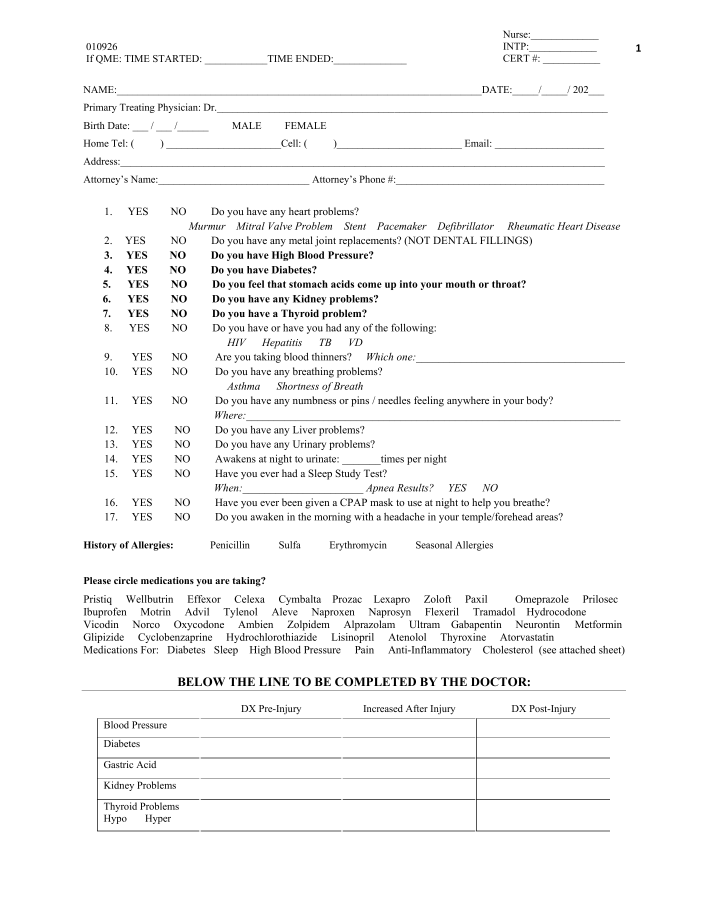
#> input picture templates/orofacial_exam_blank_page_1.png, 2125 x 2750 px, given in place of page_004.png, which was not available (shown at 1/3 size)
$ python _crop_epworth.py
#> lines starting #> are read from the running program, lines starting #| are printed output that depends on the picture; pictures that were not available may be replaced by others from this repository, and a replacement may not be noted
"""Crop and save Epworth table sections for differential extraction."""
from pathlib import Path
from PIL import Image

TEMPLATES = Path("templates")
OUT = Path("report_learning/outputs/page3_retest")
OUT.mkdir(parents=True, exist_ok=True)

filled = Image.open("report_learning/outputs/e2e_v2/stage1_split/bachar_page_images/page_004.png")
#> filled is the input picture: PIL image 2125x2750 RGB; min 0, max 255, mean 246.4
blank  = Image.open(TEMPLATES / "orofacial_exam_blank_page_11.png")
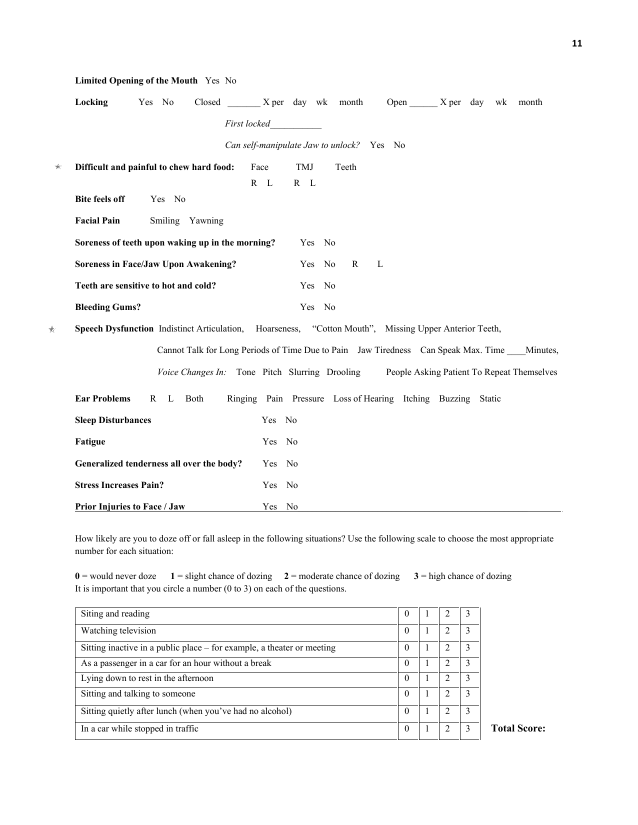
#> input picture templates/orofacial_exam_blank_page_11.png, 1275 x 1650 px (shown at 1/2 size)
#> blank is the input picture: PIL image 1275x1650 RGB; min 0, max 255, mean 248.5

fw, fh = filled.size  # 2108 x 2768
#> fw = 2125; fh = 2750
bw, bh = blank.size   # 2125 x 2750
#> bw = 1275; bh = 1650

# Filled page_004: Epworth title starts ~5%, table ends ~42%
filled_crop = filled.crop((0, int(fh * 0.05), fw, int(fh * 0.42)))
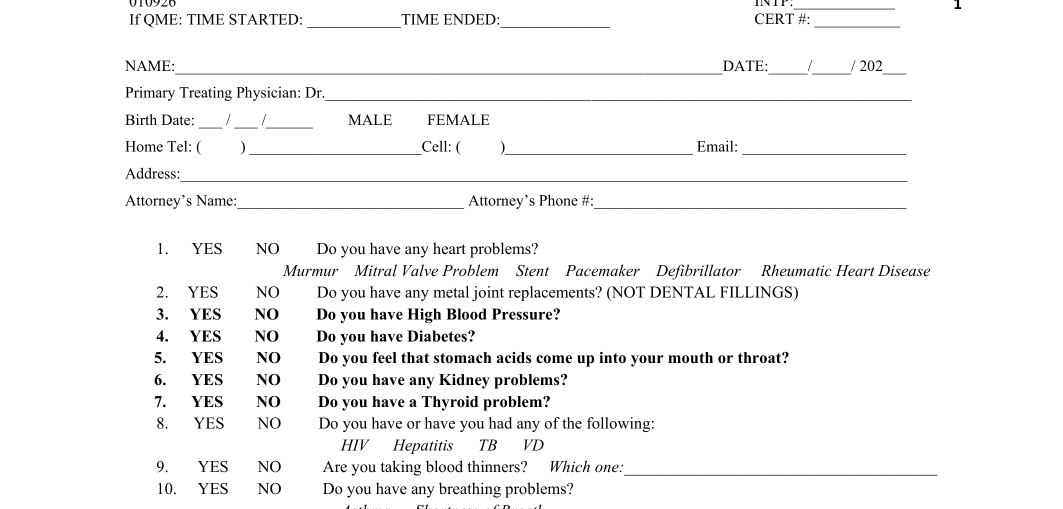
#> filled_crop: PIL image 2125x1018 RGB (shown at 1/2 size); min 0, max 255, mean 245.9
# Blank page_11: Epworth table is at the bottom ~58%–100%
blank_crop  = blank.crop( (0, int(bh * 0.58), bw, bh))
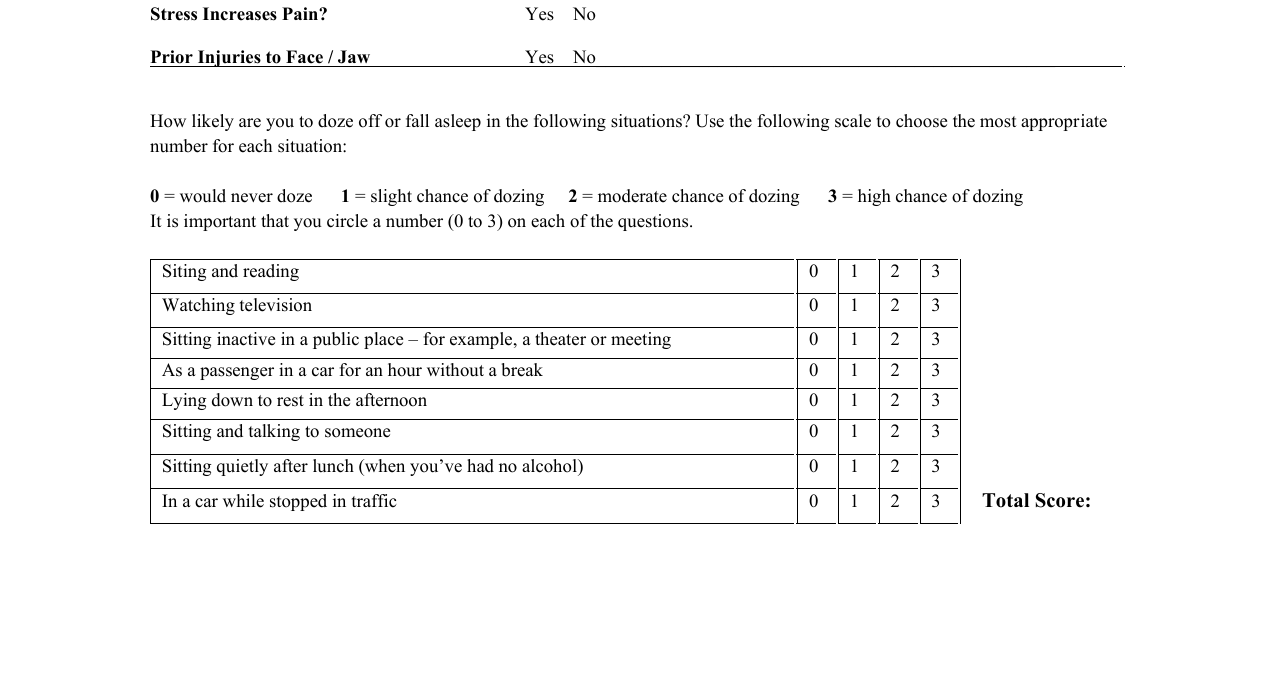
#> blank_crop: PIL image 1275x694 RGB; min 0, max 255, mean 247

filled_crop.save(OUT / "epworth_filled_crop.png")
blank_crop.save( OUT / "epworth_blank_crop.png")

print(f"Filled crop: {filled_crop.size}")
#| Filled crop: (2125, 1018)
print(f"Blank  crop: {blank_crop.size}")
#| Blank  crop: (1275, 694)
